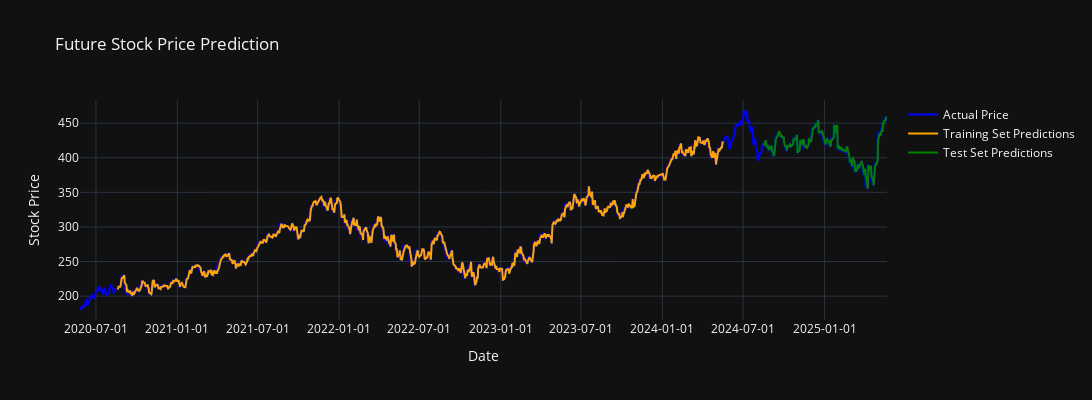

Source (notebook cell):
### Code cell
# Create an interactive visulization with Plotly
fig = go.Figure()
fig.update_layout(width=1100, height=400)
fig.add_trace(go.Scatter(x=df.index, y=df['Close'], mode='lines', name='Actual Price', line=dict(color='blue')))
fig.add_trace(go.Scatter(x=df.index, y=plot_train_predict[:, 0], mode='lines', name="Training Set Predictions", line=dict(color='orange')))
fig.add_trace(go.Scatter(x=df.index, y=plot_test_predict[:, 0], mode='lines', name="Test Set Predictions", line=dict(color='green')))
fig.update_layout(
    title='Future Stock Price Prediction',
    xaxis_title='Date',
    yaxis_title='Stock Price',
    template='plotly_dark',
    xaxis=dict(
        tickformat='%Y-%m-%d',
        hoverformat='%Y-%m-%d'
    )
)
fig.show()

### Figure 1 — Plotly figure (JSON) as saved in the notebook; plotly's stock layout.template omitted (floating-point values rounded to 4 significant figures; data arrays with more than 128 entries replaced by an {"elided": "..."} marker saying what was removed)
{"data": [{"line": {"color": "blue"}, "mode": "lines", "name": "Actual Price", "type": "scatter", "x": {"elided": "1256 str values"}, "y": {"elided": "1256 float values"}}, {"line": {"color": "orange"}, "mode": "lines", "name": "Training Set Predictions", "type": "scatter", "x": {"elided": "1256 str values"}, "y": {"elided": "1256 float values"}}, {"line": {"color": "green"}, "mode": "lines", "name": "Test Set Predictions", "type": "scatter", "x": {"elided": "1256 str values"}, "y": {"elided": "1256 float values"}}], "layout": {"height": 400, "title": {"text": "Future Stock Price Prediction"}, "width": 1100, "xaxis": {"autorange": true, "hoverformat": "%Y-%m-%d", "range": ["2020-05-26", "2025-05-22"], "tickformat": "%Y-%m-%d", "title": {"text": "Date"}, "type": "date"}, "yaxis": {"autorange": true, "range": [165.5, 483.5], "title": {"text": "Stock Price"}, "type": "linear"}}}
